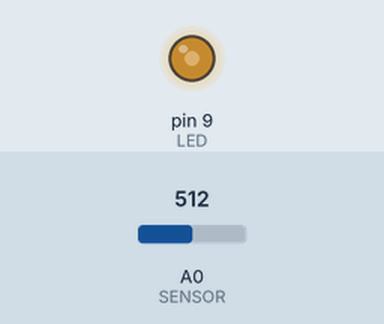
Bench run of a sketch on a simulated Arduino Uno, built with avr-gcc and run on an emulated ATmega328P. Parts: output pins drawn as LEDs (lit = HIGH). The test bench sets the inputs (shaded band); at power-on: A0 (SENSOR) = 512.

Above: at 1.2 s.
1.3 s: A0 (SENSOR) set to 306
At 2.2 s:
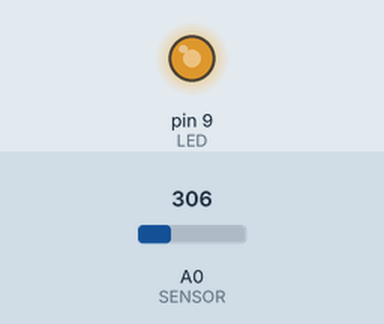
2.8 s: A0 (SENSOR) set to 122
At 3.6 s:
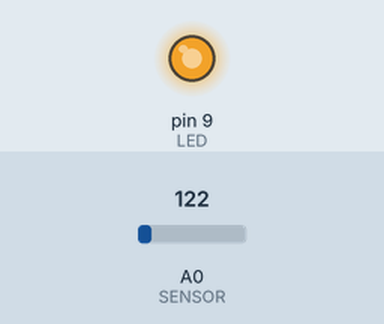
4.3 s: A0 (SENSOR) set to 900
At 5.5 s:
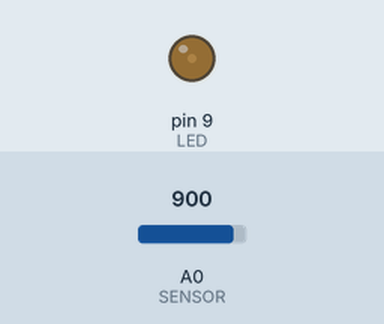
5.8 s: A0 (SENSOR) set to 1023
At 7.0 s:
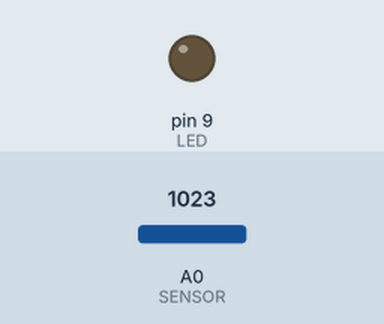
7.3 s: A0 (SENSOR) set to 511
At 8.1 s:
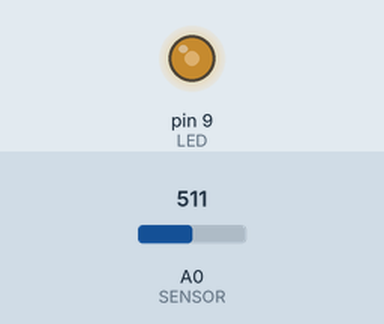
Timing chart, 0 to 9.8 s (numbered marks = the images above; inputs shaded):
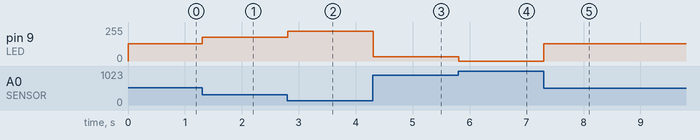

The sketch:

turn_light_Rotation_Sensor.ino
```cpp
#define LED 9        // Pin del LED
#define SENSOR A0   // Pin del sensor de rotación

void setup() {
    pinMode(LED, OUTPUT);
    pinMode(SENSOR, INPUT);
}

void loop() {
    int valorSensor = analogRead(SENSOR);  // Leer el valor del potenciómetro (0-1023)
    int brillo = map(valorSensor, 0, 1023, 255, 0);  // Convertir a rango de brillo (255=máximo, 0=mínimo)

    analogWrite(LED, brillo);  // Ajustar el brillo del LED
    delay(10);  // Pequeña pausa para estabilidad
}
```

Measured:
- after the input at 1.3 s, pin 9 (LED): 128/255 → 179/255 at once
- after the input at 2.8 s, pin 9 (LED): 179/255 → 225/255 at once
- after the input at 4.3 s, pin 9 (LED): 225/255 → 31/255 at once
- after the input at 5.8 s, pin 9 (LED): 31/255 → 0/255 at once
- after the input at 7.3 s, pin 9 (LED): 0/255 → 128/255 at once
